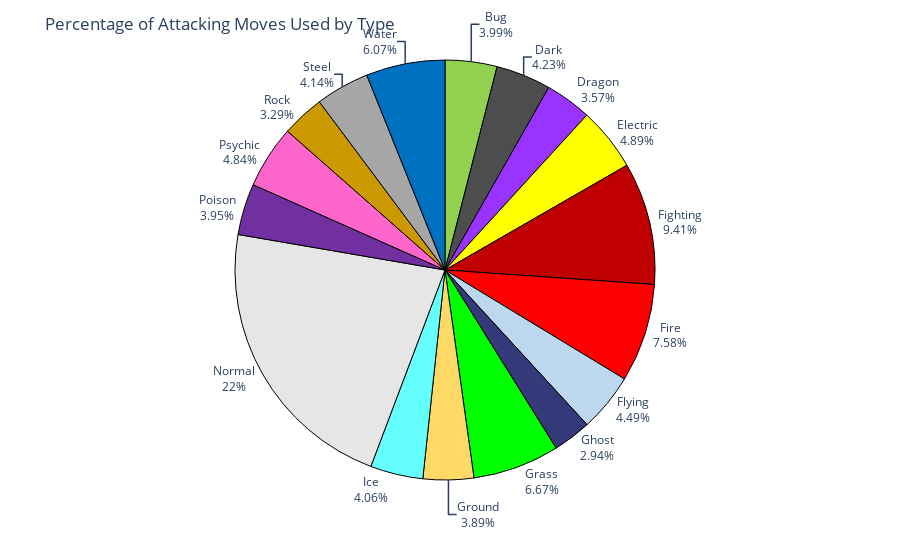

This figure's notebook cell:
### Markdown cell above
Display percentage of attacking moves used for every type

### Code cell
# Get the total usage of all attacking moves for each type
df_group = df_moves[(df_moves['Category'] == 'Physical') | (df_moves['Category'] == 'Special')].groupby("Type")["Usage"].sum().reset_index()
# Display in pie chart using Matplotlib
plt.pie(df_group['Usage'], labels=df_group['Type'], autopct="%1.2f%%", colors=colorset2) # wedgeprops={'edgecolor': 'black'}
plt.title('Percentage of Attacking Moves Used by Type')
plt.show()
# Display in pie chart using Plotly
sorted_labels = sorted(df_group['Type'])
fig = px.pie(df_group, values='Usage', names='Type', category_orders={'Type': sorted_labels})
fig.update_layout(title="Percentage of Attacking Moves Used by Type")
fig.update_traces(
    marker=dict(colors=colorset2), marker_line_color='black', marker_line_width=1, 
    textposition='outside', textinfo='label+percent', 
    showlegend=False
)
fig.show()

### Figure 1 — Plotly figure (JSON) as saved in the notebook; plotly's stock layout.template omitted (floating-point values rounded to 4 significant figures)
{"data": [{"direction": "clockwise", "domain": {"x": [0, 1], "y": [0, 1]}, "hovertemplate": "Type=%{label}<br>Usage=%{value}<extra></extra>", "labels": ["Bug", "Dark", "Dragon", "Electric", "Fighting", "Fire", "Flying", "Ghost", "Grass", "Ground", "Ice", "Normal", "Poison", "Psychic", "Rock", "Steel", "Water"], "legendgroup": "", "marker": {"colors": ["#92D050", "#4D4D4D", "#9933FF", "#FFFF00", "#C00000", "#FF0000", "#BDD7EE", "#34397A", "#00FF00", "#FFD966", "#66FFFF", "#E7E6E6", "#7030A0", "#FF66CC", "#CC9900", "#A6A6A6", "#0070C0"], "line": {"color": "black", "width": 1}}, "name": "", "showlegend": false, "sort": false, "textinfo": "label+percent", "textposition": "outside", "type": "pie", "values": [666, 706, 596, 815, 1570, 1265, 749, 491, 1113, 649, 677, 3663, 659, 807, 549, 690, 1013]}], "layout": {"legend": {"tracegroupgap": 0}, "margin": {"t": 60}, "title": {"text": "Percentage of Attacking Moves Used by Type"}}}
